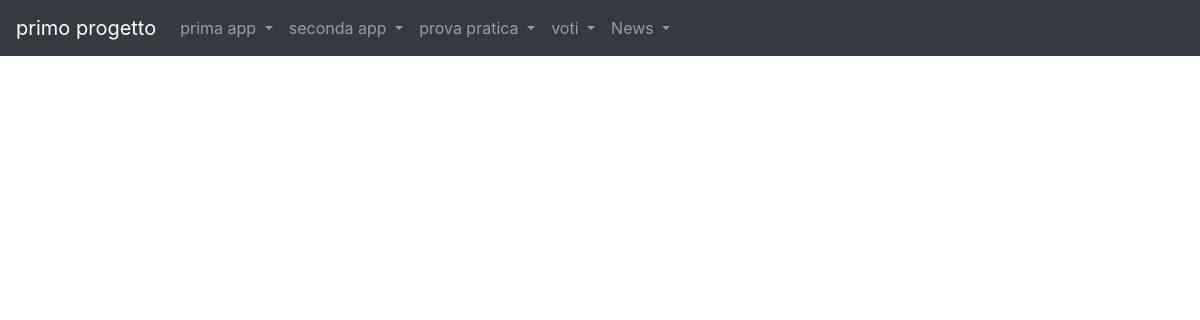
The page /news/giornalista/lista/ on the database as committed earlier.
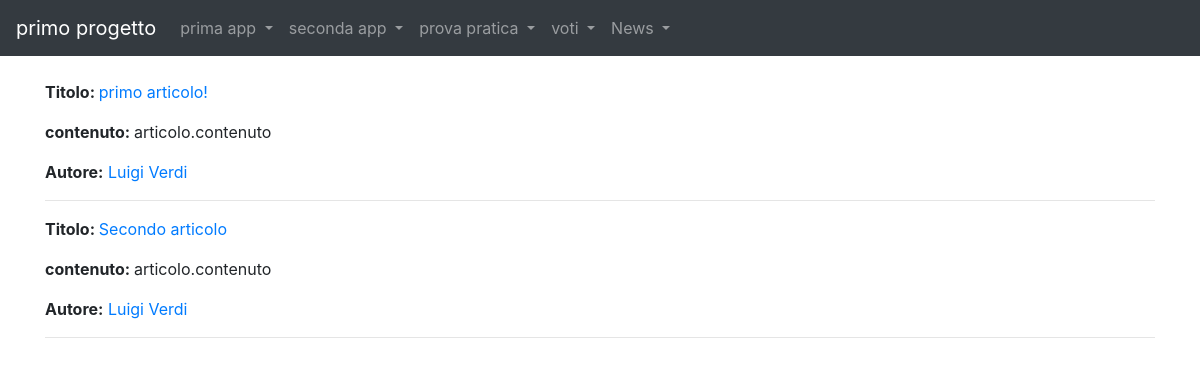
The same page on the database as committed later.
### news/models.py (models this page shows, shortened)
class Articolo(models.Model):
    titolo=models.CharField(max_length=100)
    contenuto=models.TextField()
    giornalista=models.ForeignKey(Giornalista,on_delete=models.CASCADE,related_name="articoli")
    visualizzazioni=models.CharField(max_length=1000)
    data=models.DateField(blank=True)
    class Meta:
        verbose_name = "Articolo"
        verbose_name_plural = "Articoli"

class Giornalista(models.Model):
    nome=models.CharField(max_length=20)
    cognome=models.CharField(max_length=20)
    anno_di_nascita=models.DateField(blank=True)
    def __str__(self):
        return self.nome + " " + self.cognome
    class Meta:
        verbose_name = "Giornalista"
        verbose_name_plural = "Giornalisti"

### news/views.py (the view)
# urls.py: path('giornalista/lista/',listaArticoli, name="lista_articoli"),
def listaArticoli(request,pk=None):
    if(pk==None):
        articoli=Articolo.objects.all()
    else:
        articoli = Articolo.objects.filter(giornalista_id=pk)
    context ={
        'articoli':articoli,
    }
    return render(request, "lista_articoli.html",context)

### news/templates/lista_articoli.html (shortened to what this page needs)
{%extends "base.html"%}
{% block content %}
{% for articolo in articoli%}
<p><strong> Titolo: </strong>
  <a href={% url 'news:articolo_detail' articolo.id %}>{{ articolo.titolo }}</a>
</p>
<p><strong>contenuto: </strong>
articolo.contenuto
</p>
<p><strong>Autore:</strong>
<a href={% url 'news:giornalista_detail' articolo.giornalista.id %}>{{ articolo.giornalista }}</a>
</p>
<hr>
{%endfor%}
{%endblock content%}

### templates/base.html (shortened to what this page needs)
<!doctype html>
{% load static %}
<html lang="en">
  <head>
    <link rel="stylesheet" href="https://cdn.jsdelivr.net/npm/bootstrap@4.5.3/dist/css/bootstrap.min.css">
  </head>
  <body>
        <nav class="navbar navbar-expand-lg navbar-dark bg-dark">
          <a class="navbar-brand" href="/">primo progetto</a>
          <div class="collapse navbar-collapse" id="navbarSupportedContent">
            <ul class="navbar-nav mr-auto">
              <li class="nav-item dropdown">
                <a class="nav-link dropdown-toggle" href="{% url 'index' %}" id="navbarDropdown" role="button" data-toggle="dropdown" aria-haspopup="true" aria-expanded="false">
                  prima app
                </a>
              </li>
              <li class="nav-item dropdown">
                <a class="nav-link dropdown-toggle" href="#" id="navbarDropdown" role="button" data-toggle="dropdown" aria-haspopup="true" aria-expanded="false">
                  seconda app
                </a>
              </li>
              <li class="nav-item dropdown">
                <a class="nav-link dropdown-toggle" href="#" id="navbarDropdown" role="button" data-toggle="dropdown" aria-haspopup="true" aria-expanded="false">
                   prova pratica
                </a>
              </li>
              <li class="nav-item dropdown">
                <a class="nav-link dropdown-toggle" href="#" id="navbarDropdown" role="button" data-toggle="dropdown" aria-haspopup="true" aria-expanded="false">
                    voti
                </a>
              </li>
              <li class="nav-item dropdown">
                <a class="nav-link dropdown-toggle" href="#" id="navbarDropdown" role="button" data-toggle="dropdown" aria-haspopup="true" aria-expanded="false">
                    News
                </a>
              </li>
            </ul>
          </div>
        </nav>
      <div class="container my-4">
        {%block content%}
        {%endblock content%}
      </div>
    </body>
</html>

Rows that differ between the two databases and show on the page:
added Articolo: titolo "primo articolo!", giornalista "Luigi Verdi"
added Articolo: titolo "Secondo articolo", giornalista "Luigi Verdi"
